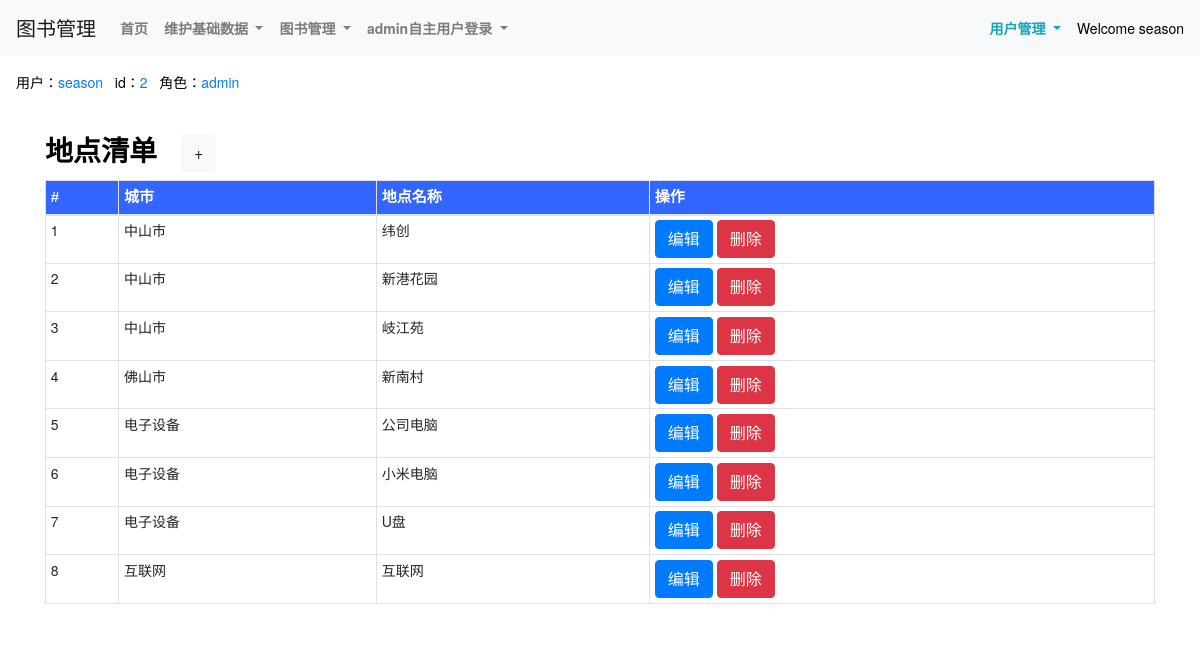
Screenshot of /locationlist_show/ (signed in) with the database file from the repository.
### book/models.py (models this page shows, shortened)
class User(AbstractUser):
    dept = models.CharField(max_length=500,verbose_name=('部门'),blank=True, null=True,)
    age = models.IntegerField(verbose_name=('年龄'),blank=True, null=True,)
    mobilenumber = models.CharField(max_length=500,verbose_name=('电话号码'),blank=True, null=True,)
    role = models.CharField(max_length=500,verbose_name=('角色'),blank=True, null=True,)
    theUser_status1 = models.CharField(max_length=500,verbose_name=('用户状态1'),choices=THEUSERSTATUS_TYPE,default='active')
    field1 = models.CharField(max_length=500,verbose_name=('属性1'),blank=True, null=True,)
    field2 = models.CharField(max_length=500,verbose_name=('属性2'),blank=True, null=True,)
    field3 = models.CharField(max_length=500,verbose_name=('属性3'),blank=True, null=True,)
    field4 = models.CharField(max_length=500,verbose_name=('属性4'),blank=True, null=True,)
    class Meta(AbstractUser.Meta):
        swappable = 'AUTH_USER_MODEL'

class location(models.Model):
    lid = models.AutoField(primary_key=True)
    location_city = models.CharField(max_length=500,verbose_name=('城市'))
    location_name = models.CharField(max_length=500,verbose_name=('地点名称'))
    class Meta:
        verbose_name = ('地点')
        verbose_name_plural = ('地点')

### book/views.py (the view)
# urls.py: path('locationlist_show/', views.locationlist_show, name='locationlist_show'),
def locationlist_show(request):
    locationlist = location.objects.all()
    context = {
        'locationlist':locationlist,
    }
    return render(request,'locationlist_show.html',context)

### templates/locationlist_show.html (shortened to what this page needs)
{% extends 'base.html' %}
{% load static %}
{% block body_block %}
<div class="container">
    <div class="row py-4 align-items-center">
        <div class="col-lg-12 col-md-12 mt-0 table-responsive"  style="background-color: #fff;">
            <h3 class="font-weight-bold">地点清单<a class="ml-4 btn btn-light" href="/locationlist_new/">+</a></h3>
            <table class="table table-striped table-sm table-bordered ">
                <thead>
                    <tr style="color:White;background-color:#3366FF;font-family:微軟正黑體,Tahoma,Arial,微軟雅黑體;font-size:15px;">
                        <th scope="col">#</th>
                        <th scope="col">城市</th>
                        <th scope="col">地点名称</th>
                        <th scope="col">操作</th>
                    </tr>
                </thead>
                {% for location in locationlist %}
                    <td>{{ location.lid }}</td>
                    <td>{{ location.location_city }}</td>
                    <td>{{ location.location_name }}</td>
                    <td>
                        <a class="btn btn-primary btn-xs" href="/locationlist_edit/{{ location.lid }}/">编辑</a>
                        <a class="btn btn-danger btn-xs" href="/locationlist_delete/{{ location.lid }}/">删除</a>
                    </td>
                {% endfor %}
            </table>
        </div>
    </div>
</div>
<br>
<br>
<br>
<br>
<br>
{% endblock %}

### templates/base.html (shortened to what this page needs)
{% load static %}
<!DOCTYPE html>
<html>
    <head>
        <link href="{% static 'css/bootstrap.css' %}" rel="stylesheet">
        <link href="{% static 'css/font-awesome/css/font-awesome.css' %}" rel="stylesheet">
    </head>
<body>
    {% block nav_block %}
    <nav class="navbar navbar-expand-lg navbar-light bg-light">
        <a class="navbar-brand" href="#">图书管理</a>
        <div class="collapse navbar-collapse" id="navbarSupportedContent">
          <div class="navbar-nav">
            <a class="nav-link  font-weight-bold" href="/" >首页</a>
            <li class="nav-item dropdown">
                <a class="nav-link  font-weight-bold dropdown-toggle" href="/list/" id="navbarDropdown" role="button" data-toggle="dropdown">
                    维护基础数据
                </a>
            </li>
            <li class="nav-item dropdown">
                <a class="nav-link  font-weight-bold dropdown-toggle" href="/list/" id="navbarDropdown" role="button" data-toggle="dropdown">
                    图书管理
                </a>
            </li>
            <li class="nav-item dropdown">
                <a class="nav-link  font-weight-bold dropdown-toggle" href="/list/" id="navbarDropdown" role="button" data-toggle="dropdown">
                    admin自主用户登录
                </a>
            </li>
          </div>
        </div>
        {% if user.is_authenticated %}
            <div class="nav-item dropdown">
                <a class="nav-link active font-weight-bold text-info dropdown-toggle" href="#" id="navbarDropdown" role="button" data-toggle="dropdown">
                    用户管理
                </a>
            </div>
            Welcome {{ user.username }}
        {% else %}
            Please login first.
            <a class="float-right btn btn-primary mx-1 " href="/user_login/">登入</a>
        {% endif %}
    </nav>
    {% endblock %}
    {% block permission_block %}
        {% if request.user.is_authenticated %}
        <div class="m-3">
            用户：<span class="text-primary">{{ request.user.username }}</span>&nbsp;&nbsp;
            id：<span class="text-primary">{{ request.user.id }}</span>&nbsp;&nbsp;
            角色：<span class="text-primary">{{ request.user.role }}</span>&nbsp;&nbsp;
        </div>
        {% endif %}
    {% endblock %}
    {% block body_block %}
    {% endblock %}
</body>
</html>

### templates/base.html (style rules this page uses)
html, body { position: relative; height: 100%; }
body { background: #fff; font-family: Helvetica Neue, Helvetica, Arial, sans-serif; font-size: 14px; color:#000; margin: 10; padding: 10; }

### rows the page displays
User: username "season", user.username "season", user.id "2", user.role "admin"
location: lid "1", location_city "中山市", location_name "纬创"
location: lid "2", location_city "中山市", location_name "新港花园"
location: lid "3", location_city "中山市", location_name "岐江苑"
location: lid "4", location_city "佛山市", location_name "新南村"
location: lid "5", location_city "电子设备", location_name "公司电脑"
location: lid "6", location_city "电子设备", location_name "小米电脑"
location: lid "7", location_city "电子设备", location_name "U盘"
location: lid "8", location_city "互联网", location_name "互联网"
